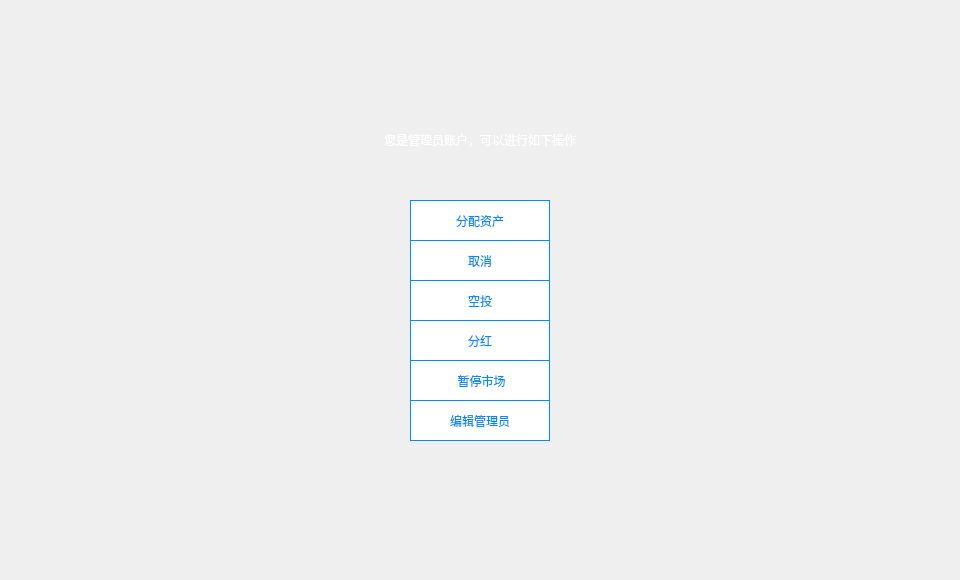
<?xml version="1.0" encoding="UTF-8"?>
<ui version="4.0">
 <class>ChooseTokenOperationDialog</class>
 <widget class="QDialog" name="ChooseTokenOperationDialog">
  <property name="geometry">
   <rect>
    <x>0</x>
    <y>0</y>
    <width>960</width>
    <height>580</height>
   </rect>
  </property>
  <property name="windowTitle">
   <string>Dialog</string>
  </property>
  <widget class="QWidget" name="widget" native="true">
   <property name="geometry">
    <rect>
     <x>0</x>
     <y>0</y>
     <width>960</width>
     <height>580</height>
    </rect>
   </property>
   <property name="font">
    <font>
     <family>微软雅黑</family>
    </font>
   </property>
   <widget class="QLabel" name="label">
    <property name="geometry">
     <rect>
      <x>350</x>
      <y>120</y>
      <width>260</width>
      <height>40</height>
     </rect>
    </property>
    <property name="styleSheet">
     <string notr="true">color: rgb(255, 255, 255);</string>
    </property>
    <property name="text">
     <string>您是管理员账户，可以进行如下操作</string>
    </property>
    <property name="alignment">
     <set>Qt::AlignCenter</set>
    </property>
    <property name="wordWrap">
     <bool>true</bool>
    </property>
   </widget>
   <widget class="QPushButton" name="issueBtn">
    <property name="geometry">
     <rect>
      <x>410</x>
      <y>200</y>
      <width>140</width>
      <height>41</height>
     </rect>
    </property>
    <property name="styleSheet">
     <string notr="true">QPushButton{background-color:#ffffff;color:rgb(0,138,254);border:1px solid rgb(0,138,254);border-radius:0px;}
QPushButton:hover{background-color:rgb(0,138,254);color:#ffffff;border-radius:0px;}</string>
    </property>
    <property name="text">
     <string>分配资产</string>
    </property>
   </widget>
   <widget class="QPushButton" name="dividendBtn">
    <property name="geometry">
     <rect>
      <x>410</x>
      <y>320</y>
      <width>140</width>
      <height>41</height>
     </rect>
    </property>
    <property name="styleSheet">
     <string notr="true">QPushButton{background-color:#ffffff;color:rgb(0,138,254);border:1px solid rgb(0,138,254);border-radius:0px;}
QPushButton:hover{background-color:rgb(0,138,254);color:#ffffff;border-radius:0px;}</string>
    </property>
    <property name="text">
     <string>分红</string>
    </property>
   </widget>
   <widget class="QPushButton" name="cancelBtn">
    <property name="geometry">
     <rect>
      <x>410</x>
      <y>240</y>
      <width>140</width>
      <height>41</height>
     </rect>
    </property>
    <property name="styleSheet">
     <string notr="true">QPushButton{background-color:#ffffff;color:rgb(0,138,254);border:1px solid rgb(0,138,254);border-radius:0px;}
QPushButton:hover{background-color:rgb(0,138,254);color:#ffffff;border-radius:0px;}</string>
    </property>
    <property name="text">
     <string>取消</string>
    </property>
   </widget>
   <widget class="QPushButton" name="issueToAssetBtn">
    <property name="geometry">
     <rect>
      <x>410</x>
      <y>280</y>
      <width>140</width>
      <height>41</height>
     </rect>
    </property>
    <property name="styleSheet">
     <string notr="true">QPushButton{background-color:#ffffff;color:rgb(0,138,254);border:1px solid rgb(0,138,254);border-radius:0px;}
QPushButton:hover{background-color:rgb(0,138,254);color:#ffffff;border-radius:0px;}</string>
    </property>
    <property name="text">
     <string>空投</string>
    </property>
   </widget>
   <widget class="QPushButton" name="haltBtn">
    <property name="geometry">
     <rect>
      <x>410</x>
      <y>360</y>
      <width>140</width>
      <height>41</height>
     </rect>
    </property>
    <property name="styleSheet">
     <string notr="true">QPushButton{background-color:#ffffff;color:rgb(0,138,254);border:1px solid rgb(0,138,254);border-radius:0px;}
QPushButton:hover{background-color:rgb(0,138,254);color:#ffffff;border-radius:0px;}</string>
    </property>
    <property name="text">
     <string> 暂停市场</string>
    </property>
   </widget>
   <widget class="QPushButton" name="editAdminBtn">
    <property name="geometry">
     <rect>
      <x>410</x>
      <y>400</y>
      <width>140</width>
      <height>41</height>
     </rect>
    </property>
    <property name="styleSheet">
     <string notr="true">QPushButton{background-color:#ffffff;color:rgb(0,138,254);border:1px solid rgb(0,138,254);border-radius:0px;}
QPushButton:hover{background-color:rgb(0,138,254);color:#ffffff;border-radius:0px;}</string>
    </property>
    <property name="text">
     <string>编辑管理员</string>
    </property>
   </widget>
  </widget>
 </widget>
 <resources/>
 <connections/>
</ui>
